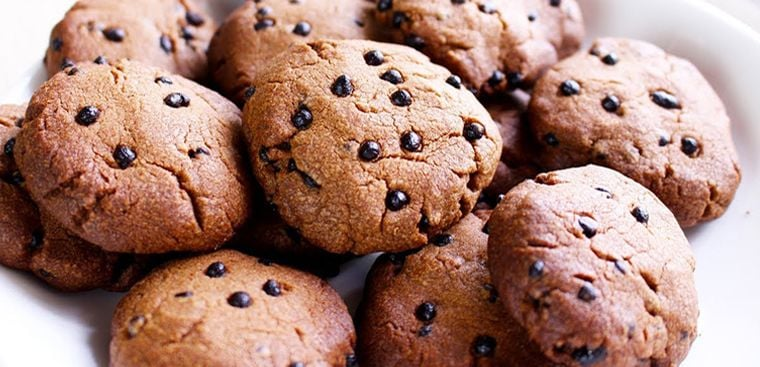
#> input picture Computer Vision/MidTerm/original.jpg, 760 x 367 px
$ jupyter execute --allow-errors HoangNgocLong_22001608.ipynb
#> lines starting #> are read from the running program, lines starting #| are printed output that depends on the picture; after the words box and inside, x2 and y2 are one past the last pixel; in counts of white or black regions, pixels touching at a corner belong together
[cell 1]
import numpy as np
import cv2
import matplotlib.pyplot as plt
import skimage
from skimage.metrics import peak_signal_noise_ratio as psnr
from skimage.metrics import structural_similarity as ssim

## Bài 1:

[cell 2]
source_img = cv2.imread('source.png', cv2.IMREAD_GRAYSCALE)
destination_img = cv2.imread('destination.png', cv2.IMREAD_GRAYSCALE)
plt.figure(figsize=(15, 5))
plt.subplot(1, 3, 1)
#> (the rest of this cell did not finish here and is left out)

Phép OPEN:
$$
A \circ B = (A \ominus B) \oplus B
$$

Phép CLOSE:
$$
A \bullet B = (A \oplus B) \ominus B
$$

[cell 3]
source_img = cv2.imread('source.png', cv2.IMREAD_GRAYSCALE)
kernel = np.ones((2, 2), np.uint8)
anchor = (0, 1)

#> (the rest of this cell did not finish here and is left out)

## Bài 2:

[cell 4]
img = cv2.imread('original.jpg')
#> img is the input picture: shape (367, 760, 3); mean B, G, R 118.2, 130.4, 168.8

# Chuyển từ BGR sang RGB (OpenCV đọc ảnh theo BGR)
img_rgb = cv2.cvtColor(img, cv2.COLOR_BGR2RGB)

# Hiển thị ảnh RGB
plt.imshow(img_rgb)

plt.show()

[cell 5]
img_gray = cv2.cvtColor(img, cv2.COLOR_BGR2GRAY)
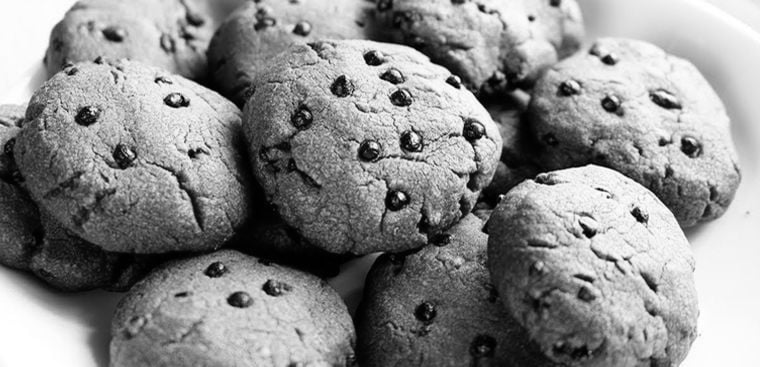
#> img_gray: shape (367, 760); min 0, max 255, mean 140.5
plt.imshow(img_gray, cmap='gray')

plt.show()

[cell 6]
def add_salt_and_pepper_noise(image, salt_prob=0.05, pepper_prob=0.05):
#> called with salt_prob = 0.05, pepper_prob = 0.05
    noisy = np.copy(image)
    num_salt = np.ceil(salt_prob * image.size).astype(int)
#> num_salt = 13946
    coords = [np.random.randint(0, i - 1, num_salt) for i in image.shape]
    noisy[coords[0], coords[1]] = 255
    num_pepper = np.ceil(pepper_prob * image.size).astype(int)
#> num_pepper = 13946
    coords = [np.random.randint(0, i - 1, num_pepper) for i in image.shape]
    noisy[coords[0], coords[1]] = 0
    return noisy

def add_gaussian_noise(image, mean=0, sigma=0.25):
#> called with mean = 0, sigma = 0.25
    noise = np.random.normal(mean, sigma, image.shape)
    img_normalized = image / 255.0
    noisy = img_normalized + noise
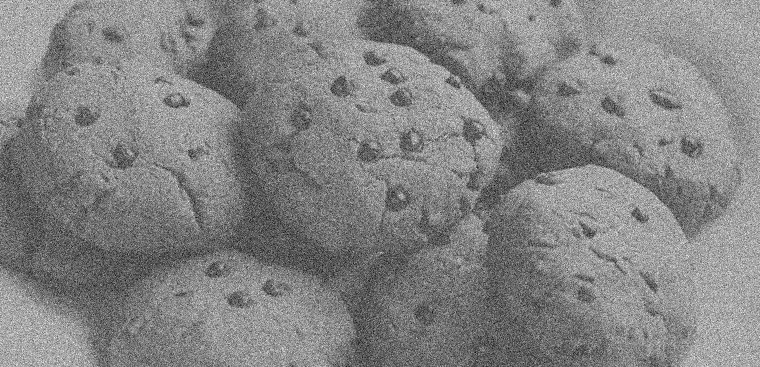
#> noisy: shape (367, 760) float64; min -1.04, max 2.04, mean 0.552; drawn with min black and max white
    noisy = np.clip(noisy, 0, 1) * 255
    return noisy.astype(np.uint8)
def add_speckle_noise(image, sigma=0.25):
#> called with sigma = 0.25
    noise = np.random.randn(*image.shape) * sigma
    img_normalized = image / 255.0
    noisy = img_normalized + img_normalized * noise
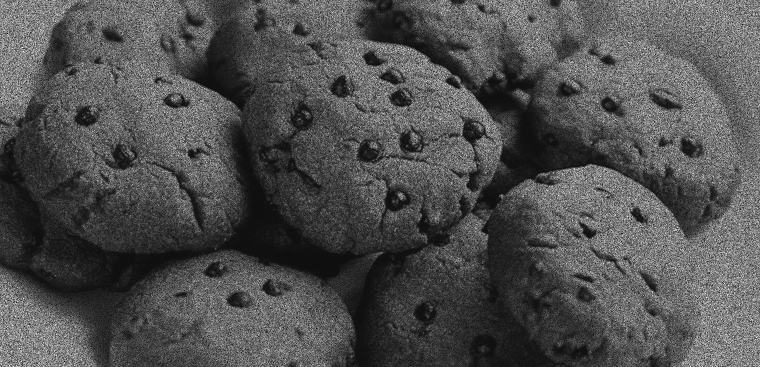
#> noisy: shape (367, 760) float64; min -0.128, max 2.01, mean 0.552; drawn with min black and max white
    noisy = np.clip(noisy, 0, 1) * 255
    return noisy.astype(np.uint8)


img_color = cv2.imread('original.jpg')
img_gray = cv2.cvtColor(img_color, cv2.COLOR_BGR2GRAY)

img_sp_noise = add_salt_and_pepper_noise(img_gray, salt_prob=0.05, pepper_prob=0.05)
img_gaussian_noise = add_gaussian_noise(img_gray, mean=0, sigma=0.25)
img_speckle_noise = add_speckle_noise(img_gray, sigma=0.25)

kernel_size = 7

mean_filter = np.ones((kernel_size, kernel_size), np.float32) / (kernel_size * kernel_size)
img_sp_mean = cv2.filter2D(img_sp_noise, -1, mean_filter)
img_gaussian_mean = cv2.filter2D(img_gaussian_noise, -1, mean_filter)
img_speckle_mean = cv2.filter2D(img_speckle_noise, -1, mean_filter)

img_sp_gaussian = cv2.GaussianBlur(img_sp_noise, (kernel_size, kernel_size), sigmaX=1.0)
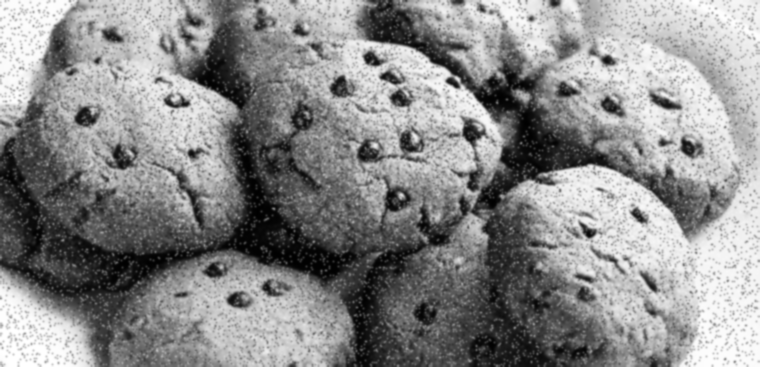
#> img_sp_gaussian: shape (367, 760); min 0, max 255, mean 139
img_gaussian_gaussian = cv2.GaussianBlur(img_gaussian_noise, (kernel_size, kernel_size), sigmaX=1.0)
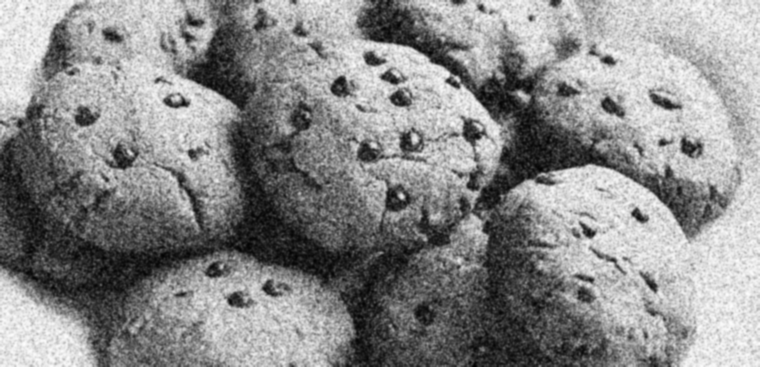
#> img_gaussian_gaussian: shape (367, 760); min 1, max 253, mean 138.4
img_speckle_gaussian = cv2.GaussianBlur(img_speckle_noise, (kernel_size, kernel_size), sigmaX=1.0)
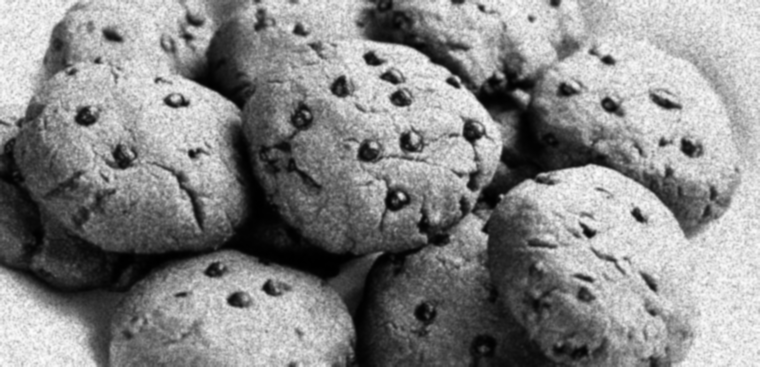
#> img_speckle_gaussian: shape (367, 760); min 0, max 253, mean 135.8


ssim_sp_mean = ssim(img_gray, img_sp_mean, data_range=img_sp_mean.max() - img_sp_mean.min())
#> ssim_sp_mean = 0.548
ssim_sp_gaussian = ssim(img_gray, img_sp_gaussian, data_range=img_sp_gaussian.max() - img_sp_gaussian.min())
#> ssim_sp_gaussian = 0.602
ssim_gaussian_mean = ssim(img_gray, img_gaussian_mean, data_range=img_gaussian_mean.max() - img_gaussian_mean.min())
#> ssim_gaussian_mean = 0.506
ssim_gaussian_gaussian = ssim(img_gray, img_gaussian_gaussian, data_range=img_gaussian_gaussian.max() - img_gaussian_gaussian.min())
#> ssim_gaussian_gaussian = 0.532
ssim_speckle_mean = ssim(img_gray, img_speckle_mean, data_range=img_speckle_mean.max() - img_speckle_mean.min())
#> ssim_speckle_mean = 0.593
ssim_speckle_gaussian = ssim(img_gray, img_speckle_gaussian, data_range=img_speckle_gaussian.max() - img_speckle_gaussian.min())
#> ssim_speckle_gaussian = 0.709

plt.figure(figsize=(20, 10))

plt.subplot(2, 4, 1)
plt.imshow(img_gray, cmap='gray')
plt.title('Original Gray')
plt.axis('off')

plt.subplot(2, 4, 2)
plt.imshow(img_sp_noise, cmap='gray')
plt.title('Salt & Pepper Noise')
plt.axis('off')

plt.subplot(2, 4, 3)
plt.imshow(img_gaussian_noise, cmap='gray')
plt.title('Gaussian Noise')
plt.axis('off')

plt.subplot(2, 4, 4)
plt.imshow(img_speckle_noise, cmap='gray')
plt.title('Speckle Noise')
plt.axis('off')


plt.subplot(2, 4, 5)
plt.imshow(img_sp_mean, cmap='gray')
plt.title(f'SP + Mean (SSIM: {ssim_sp_mean:.4f})')
plt.axis('off')

plt.subplot(2, 4, 6)
plt.imshow(img_sp_gaussian, cmap='gray')
plt.title(f'SP + Gaussian (SSIM: {ssim_sp_gaussian:.4f})')
plt.axis('off')

plt.subplot(2, 4, 7)
plt.imshow(img_gaussian_mean, cmap='gray')
plt.title(f'Gaussian + Mean (SSIM: {ssim_gaussian_mean:.4f})')
plt.axis('off')

plt.subplot(2, 4, 8)
plt.imshow(img_gaussian_gaussian, cmap='gray')
plt.title(f'Gaussian + Gaussian (SSIM: {ssim_gaussian_gaussian:.4f})')
plt.axis('off')

plt.figure(figsize=(10, 4))

plt.subplot(1, 2, 1)
plt.imshow(img_speckle_mean, cmap='gray')
plt.title(f'Speckle + Mean (SSIM: {ssim_speckle_mean:.4f})')
plt.axis('off')

plt.subplot(1, 2, 2)
plt.imshow(img_speckle_gaussian, cmap='gray')
plt.title(f'Speckle + Gaussian (SSIM: {ssim_speckle_gaussian:.4f})')
plt.axis('off')
plt.tight_layout()
plt.show()

print("Nhận xét:")
print(f"SSIM của ảnh salt & pepper sau khi khử nhiễu bằng mean filter: {ssim_sp_mean:.4f}")
#| SSIM của ảnh salt & pepper sau khi khử nhiễu bằng mean filter: 0.5477
print(f"SSIM của ảnh salt & pepper sau khi khử nhiễu bằng Gaussian filter: {ssim_sp_gaussian:.4f}")
#| SSIM của ảnh salt & pepper sau khi khử nhiễu bằng Gaussian filter: 0.6017
print(f"SSIM của ảnh Gaussian noise sau khi khử nhiễu bằng mean filter: {ssim_gaussian_mean:.4f}")
#| SSIM của ảnh Gaussian noise sau khi khử nhiễu bằng mean filter: 0.5056
print(f"SSIM của ảnh Gaussian noise sau khi khử nhiễu bằng Gaussian filter: {ssim_gaussian_gaussian:.4f}")
#| SSIM của ảnh Gaussian noise sau khi khử nhiễu bằng Gaussian filter: 0.5316
print(f"SSIM của ảnh Speckle sau khi khử nhiễu bằng mean filter: {ssim_speckle_mean:.4f}")
#| SSIM của ảnh Speckle sau khi khử nhiễu bằng mean filter: 0.5927
print(f"SSIM của ảnh Speckle sau khi khử nhiễu bằng Gaussian filter: {ssim_speckle_gaussian:.4f}")
#| SSIM của ảnh Speckle sau khi khử nhiễu bằng Gaussian filter: 0.7092
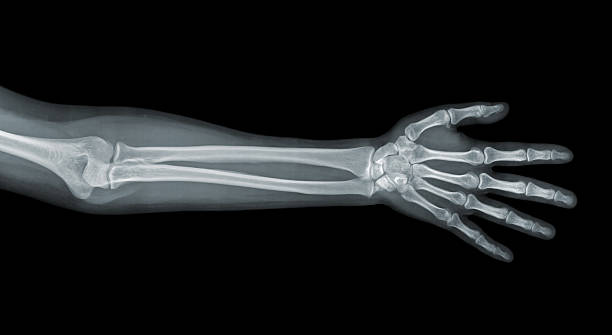
#> input picture Computer Vision/MidTerm/xray.jpg, 612 x 335 px
#> further down, img is the input picture: shape (335, 612, 3); mean B, G, R 31.4, 30.4, 28.3

if ssim_sp_mean > ssim_sp_gaussian:
    print("Mean filter hiệu quả hơn cho nhiễu salt & pepper.")
else:
    print("Gaussian filter hiệu quả hơn cho nhiễu salt & pepper.")

if ssim_gaussian_mean > ssim_gaussian_gaussian:
    print("Mean filter hiệu quả hơn cho nhiễu Gaussian.")
else:
    print("Gaussian filter hiệu quả hơn cho nhiễu Gaussian.")
if ssim_speckle_mean > ssim_speckle_gaussian:
    print("Mean filter hiệu quả hơn cho nhiễu speckle.")
else:
    print("Gaussian filter hiệu quả hơn cho nhiễu speckle.")
print("Kết luận")
print("Mean filter phù hợp hơn cho nhiễu Salt & Pepper.")
print("Gaussian filter phù hợp hơn cho nhiễu Gaussian.")
print("Gaussian filter là lựa chọn tốt hơn cho nhiễu Speckle.")

## Bài 3:

[cell 7]
def edge_detection_range_3x3(img):
    gray = cv2.cvtColor(img, cv2.COLOR_BGR2GRAY) if len(img.shape) == 3 else img
    blur = cv2.GaussianBlur(gray, (3, 3), sigmaX=0)
    edge_img = np.zeros_like(blur, dtype=np.float32)
    rows, cols = blur.shape
#> rows = 335; cols = 612
    for y in range(1, rows - 1):
        for x in range(1, cols - 1):
            block = blur[y-1:y+2, x-1:x+2]
            max_val = np.max(block)
            min_val = np.min(block)
            range_val = max_val - min_val
            edge_img[y, x] = range_val
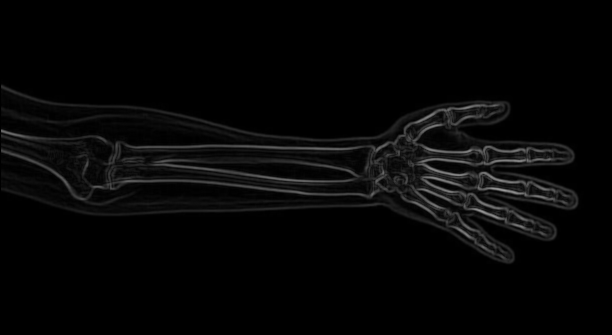
#> edge_img: shape (335, 612) float32; min 0, max 156, mean 6.3
    return edge_img

def apply_threshold(edge_img, threshold):
    binary_edge = np.zeros_like(edge_img, dtype=np.uint8)
    binary_edge[edge_img > threshold] = 255
    return binary_edge

def apply_morphological_operations(binary_edge):
    kernel = np.ones((3, 3), np.uint8)
    dilated = cv2.dilate(binary_edge, kernel, iterations=2)
    cleaned = cv2.erode(dilated, kernel, iterations=1)
    return cleaned

img = cv2.imread('xray.jpg')
edge_img = edge_detection_range_3x3(img)

threshold = 50
binary_edge = apply_threshold(edge_img, threshold)
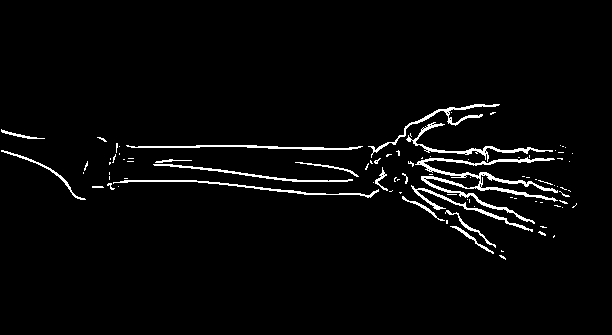
#> binary_edge: shape (335, 612); 3% white in thin lines or dots, all inside (x1, y1, x2, y2) = (1, 104, 577, 260)

morph_img = apply_morphological_operations(binary_edge)
#> in apply_morphological_operations, `dilated = cv2.dilate(binary_edge, kernel, iterations=2)`: dilated: shape (335, 612); 9.5% white; 15 white regions, largest, box (x1, y1, x2, y2) and area: (90, 102, 579, 256) 13844, (151, 157, 361, 184) 1976, (124, 143, 365, 152) 1518
#> in apply_morphological_operations, `cleaned = cv2.erode(dilated, kernel, iterations=1)`: cleaned: shape (335, 612); 6.7% white; 20 white regions (3 under 20 px), largest, box (x1, y1, x2, y2) and area: (364, 103, 572, 255) 8371, (91, 166, 394, 199) 1549, (152, 158, 360, 183) 1334

plt.figure(figsize=(15, 5))

plt.subplot(1, 3, 1)
plt.imshow(cv2.cvtColor(img, cv2.COLOR_BGR2RGB))
plt.title('Original X-ray Image')
plt.axis('off')

plt.subplot(1, 3, 2)
plt.imshow(binary_edge, cmap='gray')
plt.title(f'Edge Detection (Threshold = {threshold})')
plt.axis('off')

plt.subplot(1, 3, 3)
plt.imshow(morph_img, cmap='gray')
plt.title('After Morphological Operations')
plt.axis('off')

plt.tight_layout()
plt.show()
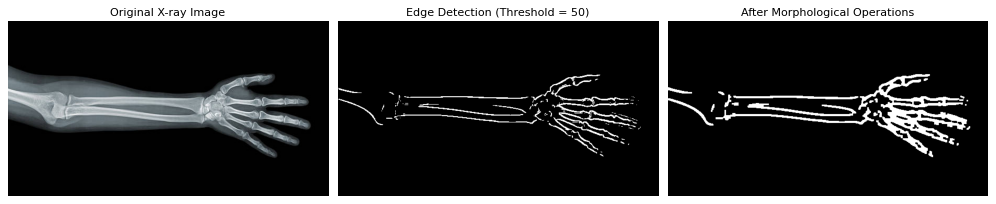
#> figure drawn by matplotlib, 3 panels
